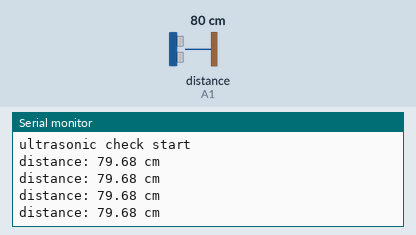
Recording of a sketch running on a simulated Arduino Uno, built with avr-gcc and run on an emulated ATmega328P. Shown: the last lines printed to the serial monitor. Wiring (inferred from the names in the program): ultrasonic range finder: trigger A0; echo A1. The test bench sets the inputs (shaded band); at power-on: distance to the obstacle (sensor on A1) 80 cm. The echo pulse lasts 58.3 µs per cm.

Above: at 1.2 s.
1.3 s: distance to the obstacle (sensor on A1) set to 2 cm
At 1.73 s:
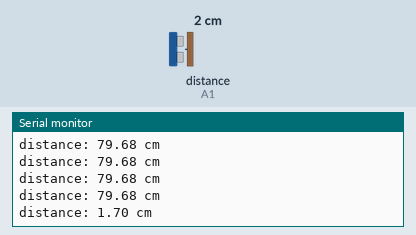
2.8 s: distance to the obstacle (sensor on A1) set to 4 cm
At 2.94 s:
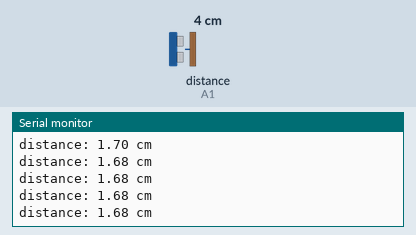
4.3 s: distance to the obstacle (sensor on A1) set to 60 cm
At 4.45 s:
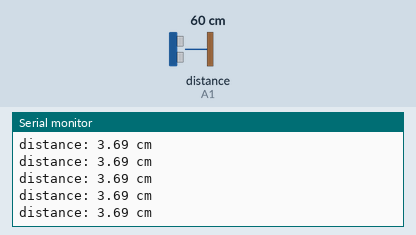
7.3 s: distance to the obstacle (sensor on A1) set to 2 cm
At 7.49 s:
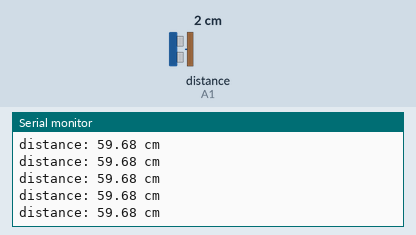
Timing chart, 0 to 10.3 s (numbered marks = the images above; inputs shaded):
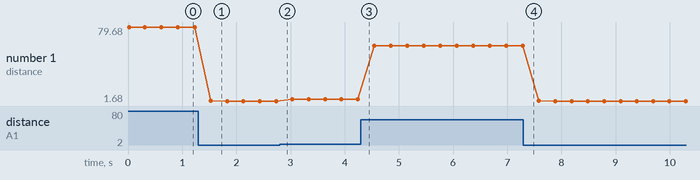

The sketch:

ultrasonic_check.ino
```cpp
#define TRIG_PIN A0
#define ECHO_PIN A1

void setup() {
  Serial.begin(9600);
  pinMode(TRIG_PIN, OUTPUT);
  pinMode(ECHO_PIN, INPUT);
  Serial.println("ultrasonic check start");
}

void loop() {
  digitalWrite(TRIG_PIN, LOW);
  delayMicroseconds(2);
  digitalWrite(TRIG_PIN, HIGH);
  delayMicroseconds(10);
  digitalWrite(TRIG_PIN, LOW);

  long duration = pulseIn(ECHO_PIN, HIGH, 30000);

  if (duration == 0) {
    Serial.println("no echo (check wiring / timeout)");
  } else {
    float distanceCm = duration * 0.0343 / 2;
    Serial.print("distance: ");
    Serial.print(distanceCm);
    Serial.println(" cm");
  }

  delay(300);
}
```

Measured:
- after the input at 1.3 s, the serial monitor: prints a new line after 0.23 s (image 1)
- plotted number 1: 79.68 → 1.68 after the input at 1.3 s, 1.68 → 3.69 after the input at 2.8 s, 3.69 → 59.68 after the input at 4.3 s, 59.68 → 1.68 after the input at 7.3 s
